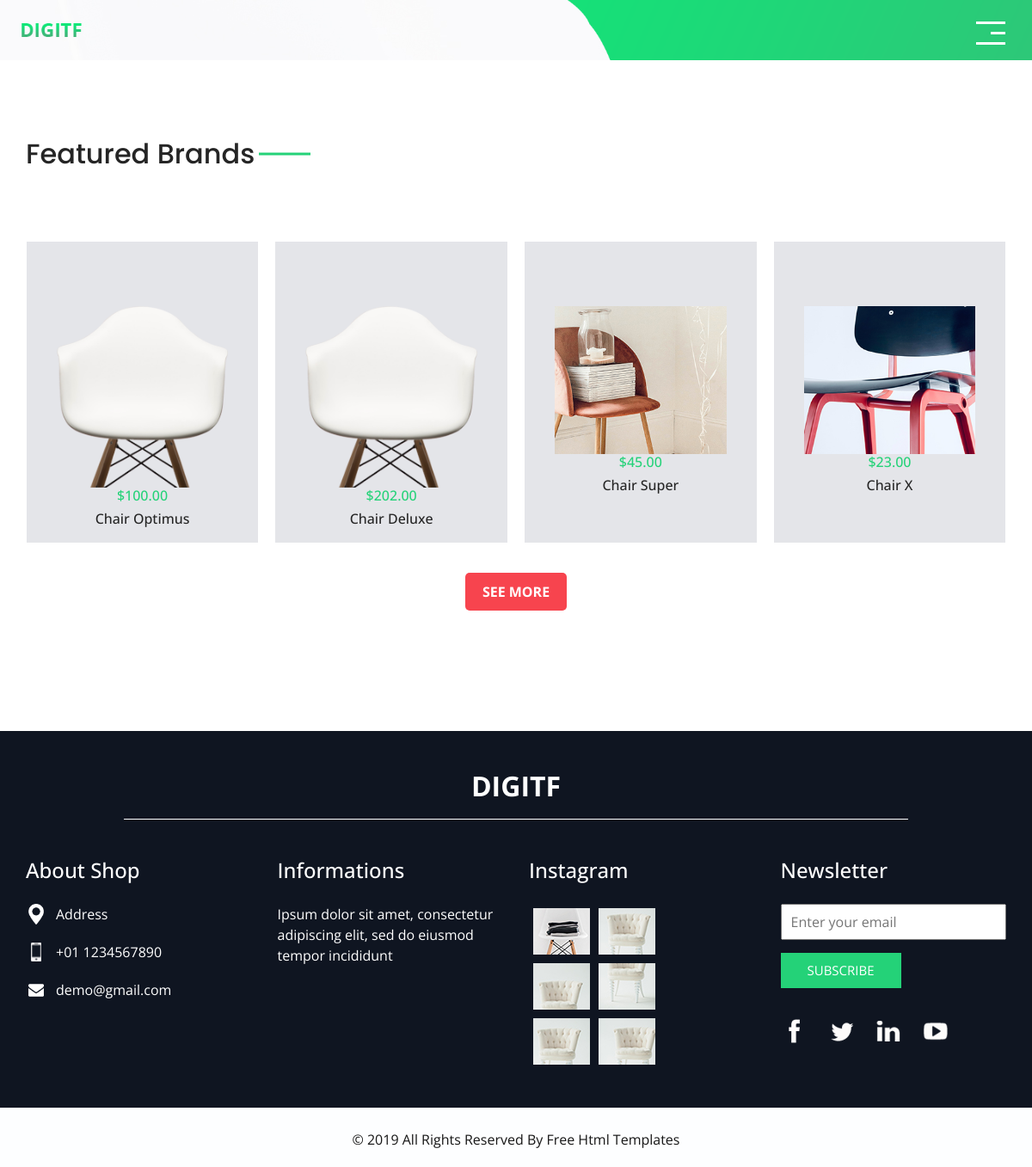
The page /shop.php on the database its author committed.
### tables this page shows
CREATE TABLE `products` (
  `id` int(11) NOT NULL,
  `name` varchar(255) NOT NULL,
  `price` decimal(10,2) NOT NULL,
  `image` varchar(255) DEFAULT NULL
);

### _inc/classes/dbh.classes.php (called while the page is built)
<?php
class Dbh {
    protected function connect() {
        try {
            $username = "root";
            $password = "";
            $dbh = new PDO('mysql:host=localhost;dbname=ooplogin', $username, $password);
            return $dbh;
        } catch (PDOException $e) {
            print "Error!: " . $e->getMessage() . "<br/>";
            die();
        }
    }
}
?>

### _inc/classes/product.classes.php (called while the page is built, shortened)
<?php
class Product extends Dbh {
    public function getAllProducts() {
        try {
            $stmt = $this->connect()->prepare("SELECT * FROM products");
            $stmt->execute();
            return $stmt->fetchAll(PDO::FETCH_ASSOC);
        } catch (PDOException $e) {
            echo "Vyskytla chyba: " . $e->getMessage();
        }
    }
}

### shop.php (the view, shortened to what this page needs)
<?php
include_once 'php/header.php';
$product = new Product();
$products = $product->getAllProducts();
?>
<section class="brand_section layout_padding">
    <div class="container">
        <div class="heading_container">
            <h2>
                Featured Brands
            </h2>
        </div>
        <div class="brand_container layout_padding2">
            <?php foreach ($products as $index => $item): ?>
                <div class="box<?= $index >= 4 ? ' hidden-product' : '' ?>">
                    <a href="">
                        <div class="img-box">
                            <img src="<?= htmlspecialchars($item['image']) ?>" alt="">
                        </div>
                        <div class="detail-box">
                            <h6 class="price">$<?= htmlspecialchars($item['price']) ?></h6>
                            <h6><?= htmlspecialchars($item['name']) ?></h6>
                        </div>
                    </a>
                </div>
            <?php endforeach; ?>
            <div class="custom-buttons-wrapper">
                <button class="my-see-more-button" onclick="showMore()">See More</button>
            </div>
        </div>
</section>
<?php include "php/info_section.php";
include 'php/footer.php'; ?>
</body>
</html>

### css/responsive.css (style rules this page uses)
@media (min-width: 1200px) { .container { max-width: 1170px; } }

### css/style.css (style rules this page uses)
body { font-family: 'Open Sans', sans-serif; color: #0c0c0c; background-color: #ffffff; }
.layout_padding { padding-top: 90px; padding-bottom: 90px; }
.layout_padding2 { padding: 45px 0; }
.heading_container { display: -webkit-box; display: -ms-flexbox; display: flex; }
.heading_container h2 { color: #252525; position: relative; font-family: 'Poppins', sans-serif; }
.heading_container h2::before { content: ""; width: 60px; height: 3px; position: absolute; top: 50%; right: -5px; background-color: #24d278; -webkit-transform: translate(100%, -50%); transform: translate(100%, -50%); }
a, a:hover, a:focus { text-decoration: none; }
.brand_section .brand_container { display: -webkit-box; display: -ms-flexbox; display: flex; -webkit-box-pack: center; -ms-flex-pack: center; justify-content: center; -ms-flex-wrap: wrap; flex-wrap: wrap; margin: 0 -10px; }
.brand_section .brand_container .box { position: relative; text-align: center; background-color: #e4e5e9; padding: 75px 35px 10px 35px; margin: 30px 10px 0 10px; min-width: 225px; -webkit-box-flex: 0; -ms-flex: 0 0 23.24670%; flex: 0 0 23.24670%; }
.brand_section .brand_container .box h6 { color: #252525; }
.brand_section .brand_container .box h6.price { color: #24d278; }
.brand_section .brand_container .box .img-box img { width: 100%; }
.custom-buttons-wrapper { text-align: center; margin-top: 30px; }
.my-see-more-button, .my-add-button { display: inline-block; padding: 10px 20px; background-color: #f7444e; color: white; border: none; border-radius: 5px; text-transform: uppercase; font-weight: bold; cursor: pointer; text-decoration: none; transition: background 0.3s ease; margin: 5px; }

### rows shown on the page
products: image (picture), price "100.00", name "Chair Optimus"
products: image (picture), price "202.00", name "Chair Deluxe"
products: image (picture), price "45.00", name "Chair Super"
products: image (picture), price "23.00", name "Chair X"

### other values the page prints
$shop "DIGITF"
$contact['address'] "Address"
$contact['phone'] "+01 1234567890"
$contact['email'] "demo@gmail.com"
$text "Ipsum dolor sit amet, consectetur adipiscing elit, sed do eiusmod tempor incididunt"
